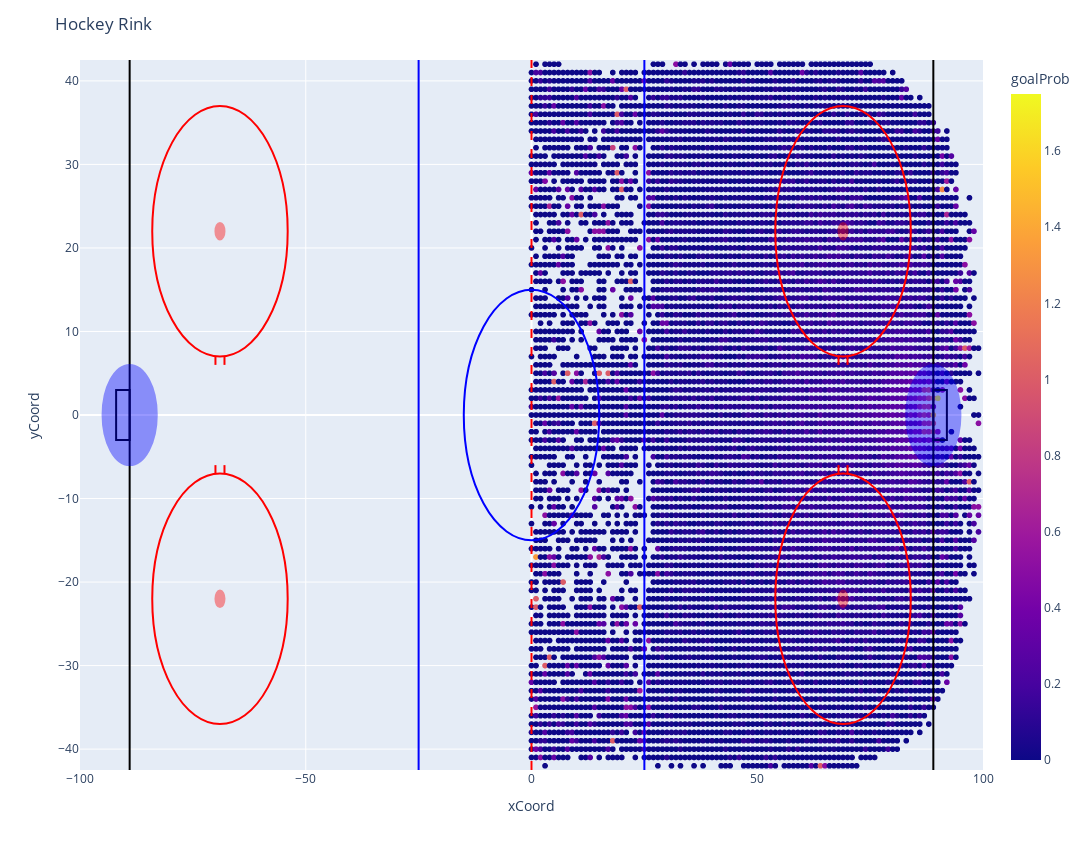

The notebook cell this image was saved under:
### Code cell
filtered_abs_shot_attempts = abs_shot_attempts[abs_shot_attempts['total_attempts'] >= 3]

rink = Rink(filtered_abs_shot_attempts, 'goalProb')
rink.plot()

### Figure 1 — Plotly figure (JSON) as saved in the notebook; plotly's stock layout.template omitted (floating-point values rounded to 4 significant figures; data arrays with more than 128 entries replaced by an {"elided": "..."} marker saying what was removed)
{"data": [{"hovertemplate": "xCoord=%{x}<br>yCoord=%{y}<br>goalProb=%{marker.color}<extra></extra>", "legendgroup": "", "marker": {"color": {"elided": "7379 float values"}, "coloraxis": "coloraxis", "symbol": "circle"}, "mode": "markers", "name": "", "showlegend": false, "type": "scattergl", "x": {"elided": "7379 int values"}, "xaxis": "x", "y": {"elided": "7379 int values"}, "yaxis": "y"}], "layout": {"coloraxis": {"colorbar": {"title": {"text": "goalProb"}}, "colorscale": [[0, "#0d0887"], [0.1111, "#46039f"], [0.2222, "#7201a8"], [0.3333, "#9c179e"], [0.4444, "#bd3786"], [0.5556, "#d8576b"], [0.6667, "#ed7953"], [0.7778, "#fb9f3a"], [0.8889, "#fdca26"], [1, "#f0f921"]]}, "height": 850, "legend": {"tracegroupgap": 0}, "margin": {"t": 60}, "shapes": [{"line": {"color": "blue", "width": 2}, "type": "line", "x0": 25, "x1": 25, "y0": -42.5, "y1": 42.5}, {"line": {"color": "blue", "width": 2}, "type": "line", "x0": -25, "x1": -25, "y0": -42.5, "y1": 42.5}, {"line": {"color": "red", "dash": "dash", "width": 2}, "type": "line", "x0": 0, "x1": 0, "y0": -42.5, "y1": 42.5}, {"line": {"color": "blue", "width": 2}, "type": "circle", "x0": -15, "x1": 15, "y0": -15, "y1": 15}, {"line": {"color": "black", "width": 2}, "type": "line", "x0": 89, "x1": 89, "y0": -42.5, "y1": 42.5}, {"line": {"color": "black", "width": 2}, "type": "line", "x0": -89, "x1": -89, "y0": -42.5, "y1": 42.5}, {"line": {"color": "black", "width": 2}, "type": "rect", "x0": -92, "x1": -89, "y0": 3, "y1": -3}, {"line": {"color": "black", "width": 2}, "type": "rect", "x0": 89, "x1": 92, "y0": 3, "y1": -3}, {"fillcolor": "blue", "line": {"color": "blue", "width": 2}, "opacity": 0.4, "type": "circle", "x0": 83, "x1": 95, "y0": -6, "y1": 6}, {"fillcolor": "blue", "line": {"color": "blue", "width": 2}, "opacity": 0.4, "type": "circle", "x0": -95, "x1": -83, "y0": -6, "y1": 6}, {"fillcolor": "red", "line": {"color": "red", "width": 2}, "opacity": 0.4, "type": "circle", "x0": 68, "x1": 70, "y0": 21, "y1": 23}, {"line": {"color": "red", "width": 2}, "type": "circle", "x0": 54, "x1": 84, "y0": 7, "y1": 37}, {"line": {"color": "red", "width": 2}, "type": "line", "x0": 70, "x1": 70, "y0": 7, "y1": 6}, {"line": {"color": "red", "width": 2}, "type": "line", "x0": 68, "x1": 68, "y0": 7, "y1": 6}, {"fillcolor": "red", "line": {"color": "red", "width": 2}, "opacity": 0.4, "type": "circle", "x0": -70, "x1": -68, "y0": 21, "y1": 23}, {"line": {"color": "red", "width": 2}, "type": "circle", "x0": -84, "x1": -54, "y0": 7, "y1": 37}, {"line": {"color": "red", "width": 2}, "type": "line", "x0": -68, "x1": -68, "y0": 7, "y1": 6}, {"line": {"color": "red", "width": 2}, "type": "line", "x0": -70, "x1": -70, "y0": 7, "y1": 6}, {"fillcolor": "red", "line": {"color": "red", "width": 2}, "opacity": 0.4, "type": "circle", "x0": 68, "x1": 70, "y0": -23, "y1": -21}, {"line": {"color": "red", "width": 2}, "type": "circle", "x0": 54, "x1": 84, "y0": -37, "y1": -7}, {"line": {"color": "red", "width": 2}, "type": "line", "x0": 70, "x1": 70, "y0": -7, "y1": -6}, {"line": {"color": "red", "width": 2}, "type": "line", "x0": 68, "x1": 68, "y0": -7, "y1": -6}, {"fillcolor": "red", "line": {"color": "red", "width": 2}, "opacity": 0.4, "type": "circle", "x0": -70, "x1": -68, "y0": -23, "y1": -21}, {"line": {"color": "red", "width": 2}, "type": "circle", "x0": -84, "x1": -54, "y0": -37, "y1": -7}, {"line": {"color": "red", "width": 2}, "type": "line", "x0": -68, "x1": -68, "y0": -7, "y1": -6}, {"line": {"color": "red", "width": 2}, "type": "line", "x0": -70, "x1": -70, "y0": -7, "y1": -6}], "title": {"text": "Hockey Rink"}, "width": 2000, "xaxis": {"anchor": "y", "domain": [0, 1], "range": [-100, 100], "title": {"text": "xCoord"}}, "yaxis": {"anchor": "x", "domain": [0, 1], "range": [-42.5, 42.5], "title": {"text": "yCoord"}}}}
